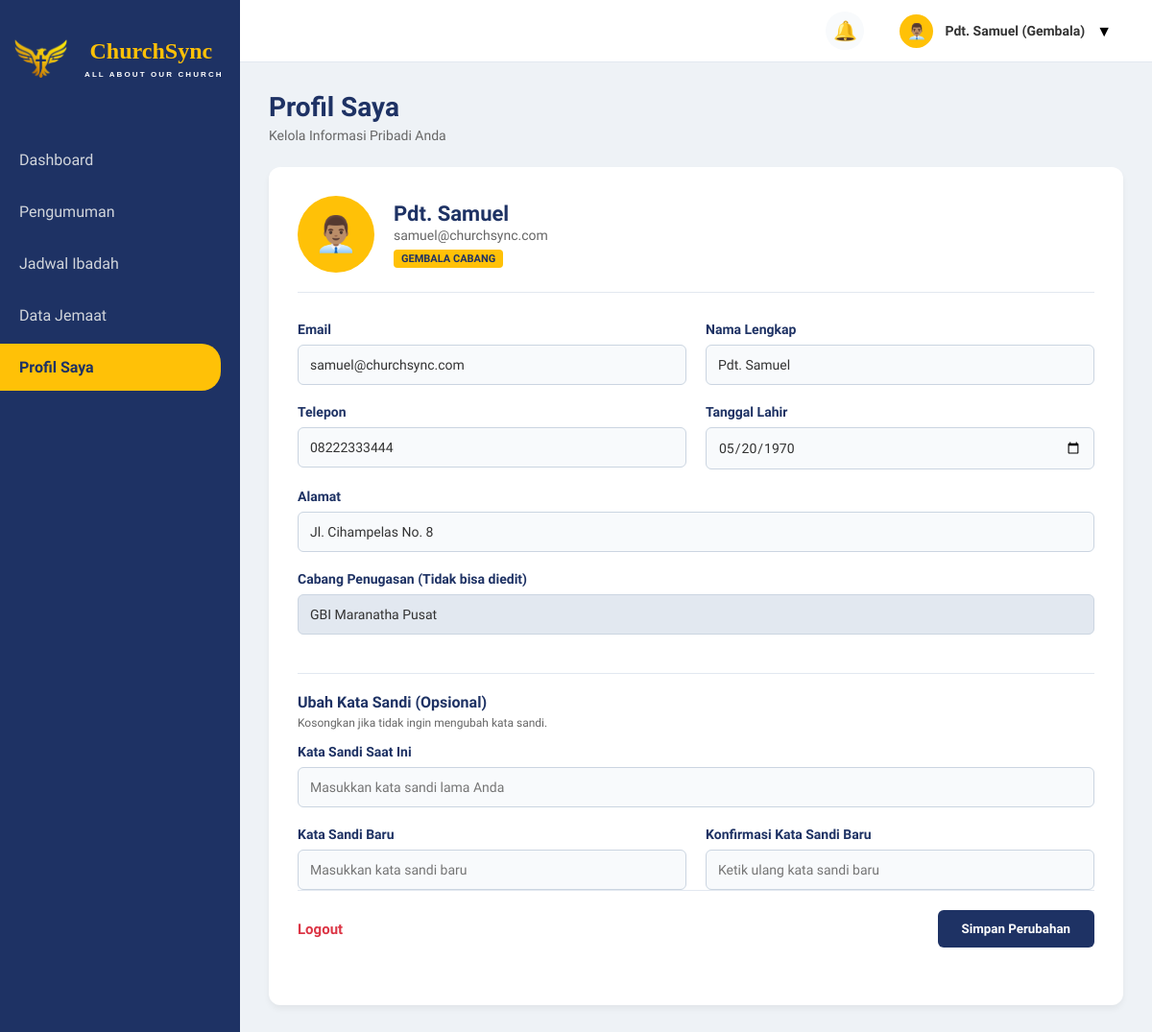
/gembala/profil_gembala.php (signed in), run on an earlier commit of the app's database.
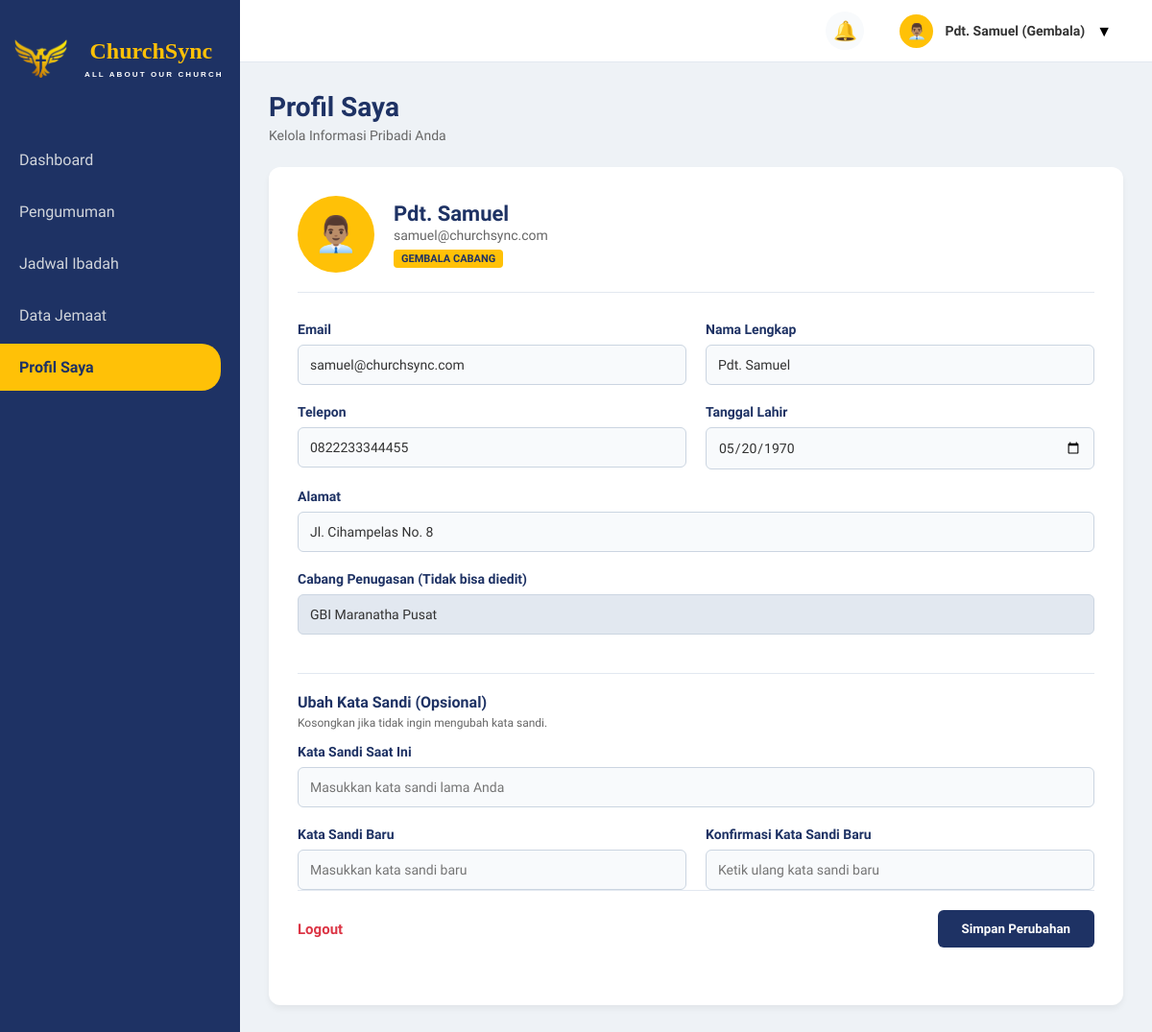
And on a later commit of the database.
### tables this page shows
CREATE TABLE `jemaat` (
  `id_jemaat` int(20) NOT NULL AUTO_INCREMENT,
  `nama_lengkap` varchar(100) NOT NULL,
  `tanggal_lahir` date NOT NULL,
  `no_telp` varchar(100) NOT NULL,
  `alamat` varchar(255) NOT NULL,
  `email` varchar(100) NOT NULL,
  `password` varchar(100) NOT NULL,
  `role` enum('jemaat','gembala_cabang','admin') NOT NULL,
  `id_cabang` int(11) NOT NULL,
  PRIMARY KEY (`id_jemaat`),
  KEY `fk_jemaat_cabang` (`id_cabang`),
  CONSTRAINT `fk_jemaat_cabang` FOREIGN KEY (`id_cabang`) REFERENCES `cabang_gereja` (`id_cabang`)
);

CREATE TABLE `cabang_gereja` (
  `id_cabang` int(5) NOT NULL AUTO_INCREMENT,
  `nama_cabang` varchar(100) NOT NULL,
  `alamat_cabang` varchar(255) NOT NULL,
  `id_gembala` int(11) DEFAULT NULL,
  PRIMARY KEY (`id_cabang`)
);

### gembala/profil_gembala.php (the view, shortened to what the changed rows need)
<?php
include '../koneksi.php';
$id_jemaat = $_SESSION['id_jemaat'];
$query_current = mysqli_query($conn, "
    SELECT j.*, c.nama_cabang
    FROM jemaat j
    LEFT JOIN cabang_gereja c ON j.id_cabang = c.id_cabang
    WHERE j.id_jemaat='$id_jemaat'
");
$data = mysqli_fetch_assoc($query_current);
?>
<!DOCTYPE html>
<html lang="id">
<head>
    <link rel="stylesheet" href="../style.css">
</head>
<body>
    <div class="content-wrapper">
        <div class="main-content">
            <div class="page-header">
                <h2>Profil Saya</h2>
            </div>
            <div class="profile-card">
                <div class="profile-user-info">
                    <div class="user-meta">
                        <h3><?= htmlspecialchars($data['nama_lengkap']); ?></h3>
                        <p><?= htmlspecialchars($data['email']); ?></p>
                        <span class="role-badge">
                            <?= str_replace('_', ' ', strtoupper($data['role'])); ?>
                        </span>
                    </div>
                </div>
                <form method="POST">
                    <div class="form-grid">
                        <div class="form-group">
                            <label>Email</label>
                            <input type="email"
                                name="email"
                                value="<?= htmlspecialchars($data['email']); ?>">
                        </div>
                        <div class="form-group">
                            <label>Nama Lengkap</label>
                            <input type="text"
                                name="nama_lengkap"
                                value="<?= htmlspecialchars($data['nama_lengkap']); ?>">
                        </div>
                        <div class="form-group">
                            <label>Telepon</label>
                            <input type="text"
                                name="no_telp"
                                value="<?= htmlspecialchars($data['no_telp']); ?>">
                        </div>
                        <div class="form-group">
                            <label>Tanggal Lahir</label>
                            <input type="date"
                                name="tanggal_lahir"
                                value="<?= $data['tanggal_lahir']; ?>">
                        </div>
                        <div class="form-group full-width">
                            <label>Alamat</label>
                            <input type="text"
                                name="alamat"
                                value="<?= htmlspecialchars($data['alamat']); ?>">
                        </div>
                        <div class="form-group full-width">
                            <label>Cabang Penugasan (Tidak bisa diedit)</label>
                            <input type="text"
                                value="<?= htmlspecialchars($data['nama_cabang']); ?>"
                                disabled
                                style="background-color:#e2e8f0;cursor:not-allowed;">
                        </div>
                </form>
            </div>
        </div>
</body>
</html>

What changed in the data, as far as the page shows it:
changed jemaat "Pdt. Samuel": no_telp "08222333444" → "0822233344455"
